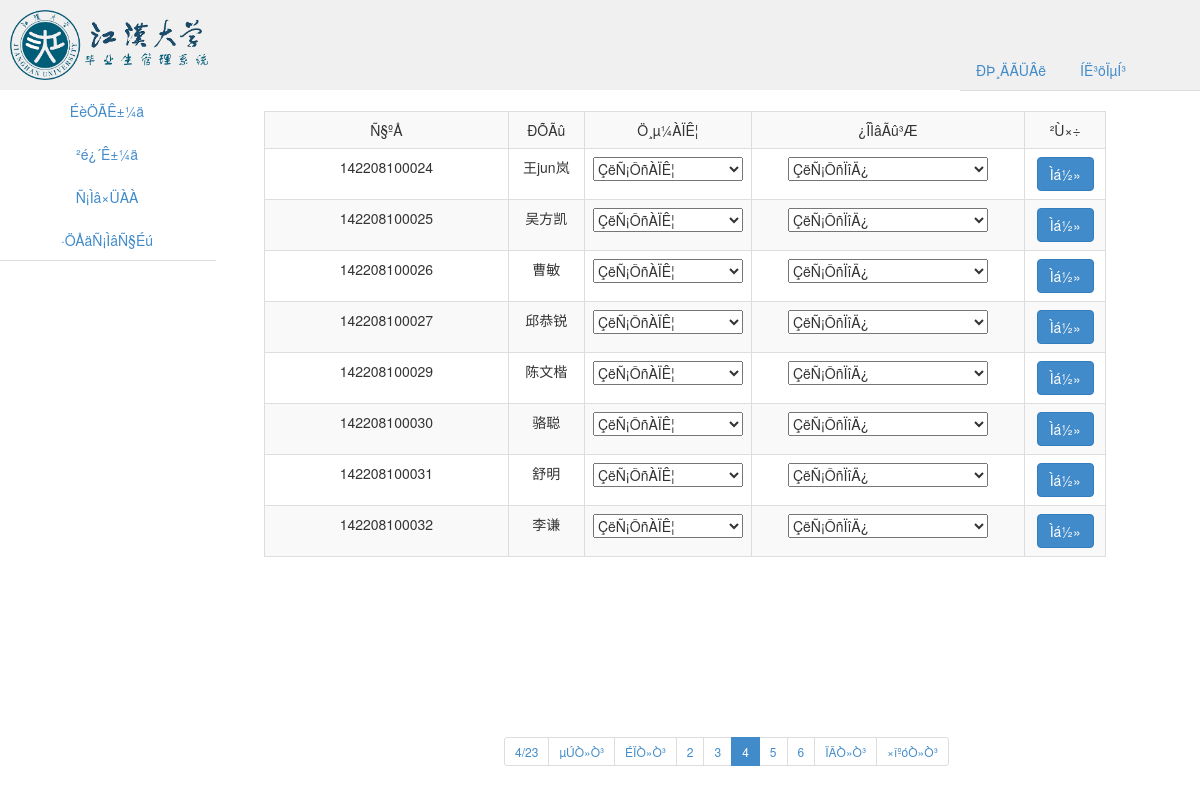
/tjwj/fpxs.php?page=4 (signed in), run on the app's committed database.
### tables this page shows
CREATE TABLE IF NOT EXISTS `studentdb` (
  `Id` varchar(15) NOT NULL,
  `Name` varchar(15) NOT NULL,
  `Password` varchar(20) NOT NULL,
  PRIMARY KEY (`Id`)
);

### tjwj/fpxs.php (the view, shortened to what this page needs)
<?php
	$page=@$_GET["page"];
?>
<!DOCTYPE html>
<html>
	<head>
	</head>
	<link rel="stylesheet" href="css/bootstrap.min.css">
	<link type="text/css" href="css/index.css" rel="stylesheet" />
	<body>
		<div style="background-color: #F0F0F0;height: 90px;">
			<img src="img/jhlogo.jpg" />
			<ul class="nav nav-tabs" style="width: 20%;float: right;margin-top: 49px;background-color: #F0F0F0;">
				<li><a href="../denglu/update.php">ÐÞ¸ÄÃÜÂë</a></li>
				<li><a href="../denglu/cleansession.php">ÍË³öÏµÍ³</a></li>
			</ul>
		</div>
        <div>
			<div style="width: 18%;float:left;">
				<ul class="nav nav-tabs nav-stacked">
					<li><a href="insertime.html">ÉèÖÃÊ±¼ä</a></li>
					<li><a href="timenow.php">²é¿´Ê±¼ä</a></li>
					<li><a href="xtzl.php">Ñ¡Ìâ×ÜÀÀ</a></li>
					<li><a href="fpxs.php">·ÖÅäÑ¡ÌâÑ§Éú</a></li>
				</ul>
			</div>
			<div style="width: 80%;float:right;padding-top: 20px;padding-left: 2%;">
				<table class="table table-striped table-bordered table-hover" style="width:90%;">
					<tr>
						<td align="center" width="35%">Ñ§ºÅ</td>
						<td align="center" width="10%">ÐÕÃû</td>
						<td align="center" width="10%">Ö¸µ¼ÀÏÊ¦</td>
						<td align="center" width="35%">¿ÎÌâÃû³Æ</td>
						<td align="center" width="10%">²Ù×÷</td>
					</tr>
				<?php
					$Page_size=8;
					$result=@mysql_query('select * from studentdb where not exists(select * from ptable where studentdb.Id=ptable.sid and pfid is not null)');
					$count = mysql_num_rows($result);
					$page_count = ceil($count/$Page_size);
					$init=1;
					$page_len=5;
					$max_p=$page_count;
					$pages=$page_count;
					if(empty($_GET['page'])||$_GET['page']<0)
						$page=1;
					else
						@$page=$_GET['page'];
					$offset=$Page_size*($page-1);
					$sql="select Id,Name from studentdb where not exists(select * from ptable where studentdb.Id=ptable.sid and pfid is not null) limit ".$offset.",8";
					$result=@mysql_query($sql);
					$page_len = ($page_len%2)?$page_len:$pagelen+1;
					$pageoffset = ($page_len-1)/2;
					while($ssqlr=@mysql_fetch_assoc($result))
					{
						echo "<tr>";
						echo "<form action='faction.php' method='post'>";
						echo "<td align=\"center\">".$ssqlr["Id"]."</td>";
						echo "<td align=\"center\">".$ssqlr["Name"]."</td>";
						echo "<td align=\"center\"><select id='tid".$ssqlr["Id"]."' name='tid' onchange='changepid(".$ssqlr["Id"].")'>";
						echo "<option value=''>ÇëÑ¡ÔñÀÏÊ¦</option>";
						echo "</select></td>";
						echo "<td align=\"center\"><select id='pid".$ssqlr["Id"]."' name='pid' style='width:200px;'><option value=''>ÇëÑ¡ÔñÏîÄ¿</option></select></td>";
						echo "<td align=\"center\">";
						echo "<input type='submit' value='Ìá½»' class=\"btn btn-primary\" style='margin:0;' id=\"submit".$ssqlr["Id"]."\">";
						echo "</td>";
						echo "</form>";
						echo "</tr>";
					}
					$key='<div class="page">';
					$key.="<ul class='pagination pagination-sm'><li><span>$page/$pages</span></li> ";
					if($page!=1){
						$key.="<li><a href=\"".$_SERVER['PHP_SELF']."?page=1\">µÚÒ»Ò³</a></li> ";
						$key.="<li><a href=\"".$_SERVER['PHP_SELF']."?page=".($page-1)."\">ÉÏÒ»Ò³</a></li>";
					}else {
						$key.="<li class='disabled'><a>µÚÒ»Ò³</a></li>";
						$key.="<li class='disabled'><a>ÉÏÒ»Ò³</a></li>";
					}
					if($pages>$page_len){
						if($page<=$pageoffset){
							$init=1;
							$max_p = $page_len;
						}else{
							if($page+$pageoffset>=$pages+1){
								$init = $pages-$page_len+1;
							}else{
								$init = $page-$pageoffset;
								$max_p = $page+$pageoffset;
							}
						}
					}
					for($i=$init;$i<=$max_p;$i++){
						if($i==$page)
							$key.="<li class='active'><span>$i</span></li>";
						else
							$key.=" <li><a href=\"".$_SERVER['PHP_SELF']."?page=".$i."\">".$i."</a></li>";
					}
					if($page!=$pages){
						$key.=" <li><a href=\"".$_SERVER['PHP_SELF']."?page=".($page+1)."\">ÏÂÒ»Ò³</a></li> ";
						$key.="<li><a href=\"".$_SERVER['PHP_SELF']."?page=".$pages."\">×îºóÒ»Ò³</a></li>";
					}else {
						$key.="<li class='disabled'><a>ÏÂÒ»Ò³</a></li>";
						$key.="<li class='disabled'><a>×îºóÒ»Ò³</a></li>";
					}
					$key.='</ul></div>';
					?>
				</table>
			</div>
			<div style="position:fixed;bottom:10px;padding-left:42%;">
				<?php echo $key?>
			</div>
	</body>
</html>

### tjwj/css/index.css (style rules this page uses)
img { height: 70px; margin-top: 10px; margin-left: 10px; }
ul li { text-align: center; }

### tjwj/fpxs.php (style rules this page uses)
input { margin-top:20px; margin-bottom:10px; }
select { width:150px; }
form { margin-top:50px; }

### data on the page
studentdb: Id "142208100024", Name "王jun岚"
studentdb: Id "142208100025", Name "吴方凯"
studentdb: Id "142208100026", Name "曹敏"
studentdb: Id "142208100027", Name "邱恭锐"
studentdb: Id "142208100029", Name "陈文楷"
studentdb: Id "142208100030", Name "骆聪"
studentdb: Id "142208100031", Name "舒明"
studentdb: Id "142208100032", Name "李谦"

### other printed values
$page "4"
$pages "23"
